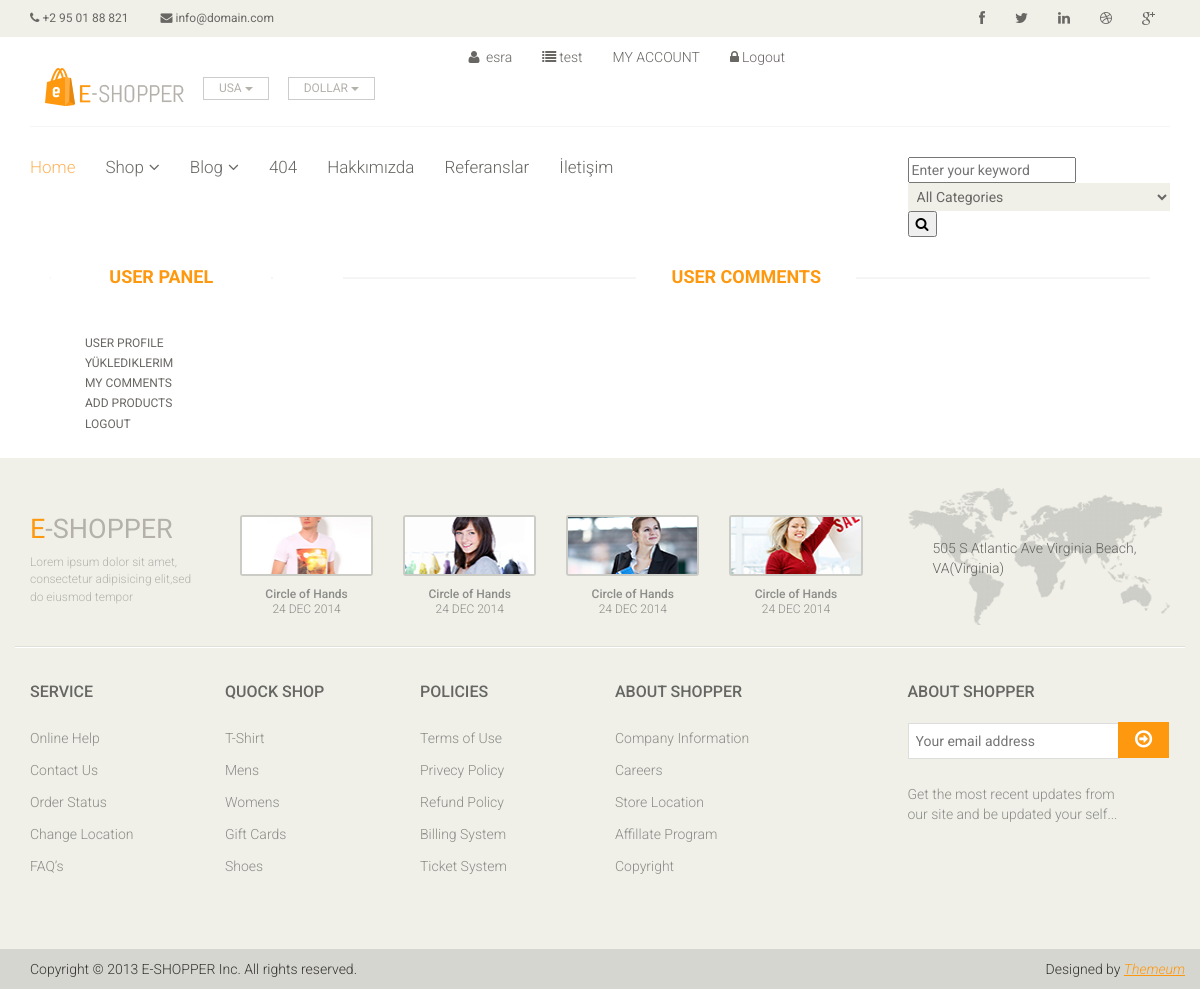
/user/comments/ (signed in), run on an earlier commit of the app's database.
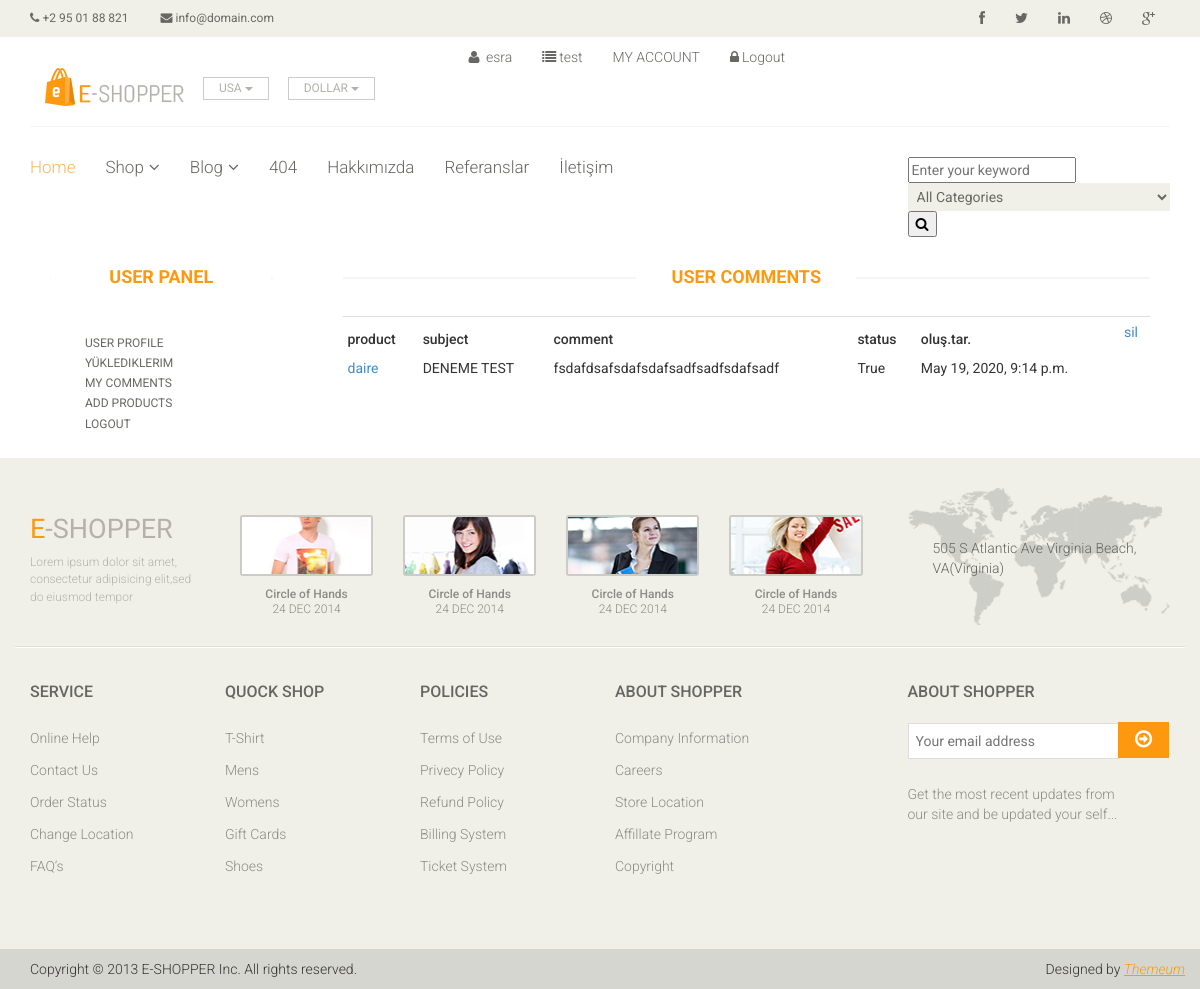
And on a later commit of the database.
### product/models.py (models this page shows, shortened)
class Comment(models.Model):
    STATUS = (
        ('New', 'Yeni'),
        ('True', 'Evet'),
        ('False', 'Hayır'),
    )
    product = models.ForeignKey(Product, on_delete=models.CASCADE)
    user = models.ForeignKey(User, on_delete=models.CASCADE)
    subject = models.CharField(max_length=50, blank=True)
    comment = models.TextField(max_length=200, blank=True)
    status = models.CharField(max_length=10, choices=STATUS,default='New')
    ip = models.CharField(max_length=20, blank=True)
    create_at = models.DateTimeField(auto_now_add=True)
    update_at = models.DateTimeField(auto_now=True)

class Product(models.Model):
    STATUS = (
        ('True', 'Evet'),
        ('False', 'Hayır'),
    )
    user = models.ForeignKey(User, on_delete=models.CASCADE)
    category = models.ForeignKey(Category, on_delete=models.CASCADE)
    title = models.CharField(max_length=150)
    keywords = models.CharField(max_length=255)
    description = models.CharField(max_length=255)
    image = models.ImageField(blank=True, upload_to='images/')
    price = models.FloatField()
    detail = RichTextUploadingField()
    slug = models.SlugField(null=False, unique=True)
    status = models.CharField(max_length=10, choices=STATUS)
    create_at = models.DateTimeField(auto_now_add=True)
    update_at = models.DateTimeField(auto_now=True)
    def image_tag(self):
        return mark_safe('<img src="{}" height="50"/>'.format(self.image.url))
    image_tag.short_description = 'Image'

### user/views.py (the view)
# urls.py: path('comments/', views.comments, name='comments'),
@login_required(login_url='/login')
def comments(request):
    category = Category.objects.all()
    current_user = request.user
    comments = Comment.objects.filter(user_id=current_user.id)
    context = {'category': category,
               'comments': comments,
               }
    return render(request, 'user_comments.html', context)

### user/templates/user_comments.html (shortened to what this page needs)
{% extends "homebase.html" %}
{% block maincontent %}
    <div id="contact-page" class="container">
        <div class="bg">
            <div class="row">
                <div class="col-sm-3">
                    <div class="contact-form">
                        {% include "user_panel.html" %}
                    </div>
                </div>
                <div class="col-sm-9">
                    <div class="contact-info">
                        <h2 class="title text-center">User comments</h2>
                        <table class="table table-condensed">
                            <tr class="cart_menu">
                            {% for rs in comments %}
                            <tr>
                                <td><h5>product</h5><a href="/product/{{ rs.product_id }}/{{ rs.product.slug }}">{{ rs.product.title}}</a></td>
                                <td><h5>subject</h5>{{ rs.subject }}</td>
                                <td><h5>comment</h5>{{ rs.comment }}</td>
                                <td><h5>status</h5>{{ rs.status }}</td>
                                <td><h5>oluş.tar.</h5>{{ rs.create_at }}</td>
                                <td><a href="/user/deletecomment/{{ rs.id }}" onclick="return confirm('silinecek onaylıyormusun')">sil</a></td>
                            </tr>
                            {% endfor %}
                            </tr>
                        </table>
                    </div>
                </div>
            </div>
        </div>
    </div>
{% endblock %}

What changed in the data, as far as the page shows it:
added Comment: product "daire", subject "DENEME TEST", comment "fsdafdsafsdafsdafsadfsadfsdafsadf", status "True", create_at "May 19, 2020, 9:14 p.m."
